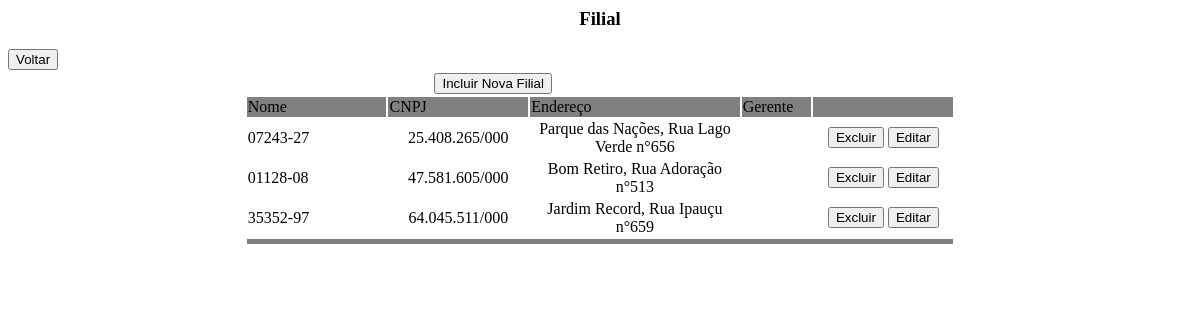
Before: /listar_filial.php with the older database file.
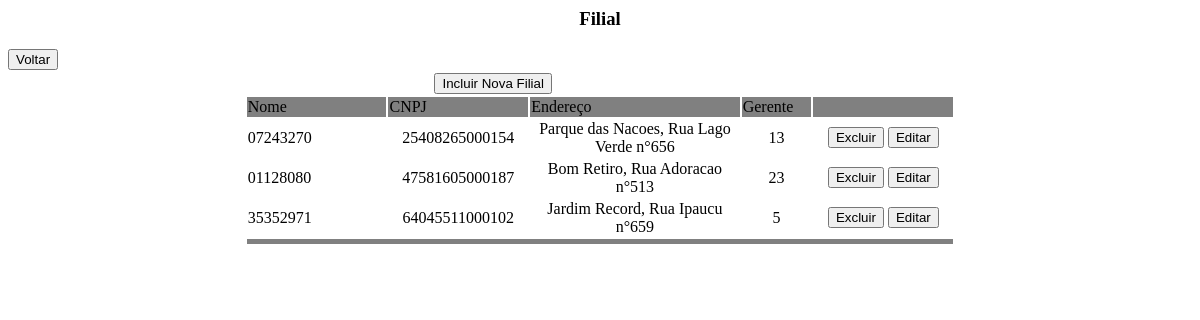
After: the same page with the newer database file.
### tables this page shows
CREATE TABLE Filial (
	idFilial			INT				NOT NULL AUTO_INCREMENT,
    cnpj				VARCHAR(14)		NOT NULL,
    cep					VARCHAR(8)		NOT NULL,
    nome				VARCHAR(100)	NOT NULL,
    numero				INT				NOT NULL,
    bairro 				VARCHAR(30)		NOT NULL,
    logradouro			VARCHAR(50)		NOT NULL,
    idGerente			INT				NULL,
    data_inicio_gestao	DATE			NULL,
    CONSTRAINT pk_filial PRIMARY KEY (idFilial),
    CONSTRAINT uk_cnpj UNIQUE (cnpj)
);

### listar_filial.php (the view, shortened to what this page needs)
<html>
<head>
</head>
<body>
    <center>
        <h3>Filial</h3>
    </center>
    <form name="form1" method="POST" action="form_incluir_filial.php">
        <input type="button" value="Voltar" onclick="location.href='index.php'">
        <table border="0" align="center" width="60%">
            <?php
            include("./config.php");
            $con = mysqli_connect($host, $login, $senha, $bd);
            $sql = "SELECT * FROM filial ORDER BY cnpj";
            $tabela = mysqli_query($con, $sql);
            if (mysqli_num_rows($tabela) == 0) {
            ?>
                <tr>
                    <td align="center">Nao ha nenhuma filial cadastrada.</td>
                </tr>
                <tr>
                    <td align="center"><input type="submit" value="incluir Filial"></td>
                </tr>
            <?php
            } else {
            ?>
                <tr>
                    <td colspan="3" align="center"><input type="submit" value="Incluir Nova Filial"></td>
                </tr>
                <tr bgcolor="grey">
                    <td width="20%">Nome</td>
                    <td width="20%">CNPJ</td>
                    <td width="30%">Endereço</td>
                    <td width="10%">Gerente</td>
                    <td width="30%"></td>
                </tr>
                <?php
                while ($dados = mysqli_fetch_row($tabela)) {
                ?>
                    <tr>
                        <td><?php echo $dados[2]; ?></td>
                        <td align="center"><?php echo $dados[1]; ?></td>
                        <td align="center"><?php echo $dados[5] . ", " . $dados[6] . " n°" . $dados[4]; ?></td>
                        <td align="center"><?php echo $dados[7]; ?></td>
                        <td align="center">
                            <input type="button" value="Excluir" onclick="location.href='excluir_filial.php?idFilial=<?php echo $dados[0]; ?>'">
                            <input type="button" value="Editar" onclick="location.href='form_incluir_filial.php?idFilial=<?php echo $dados[0]; ?>'">
                        </td>
                    </tr>
                <?php
                }
                ?>
                <tr bgcolor="grey">
                    <td colspan="5" height="5"></td>
                </tr>
            <?php
            }
            ?>
        </table>
    </form>
</body>
</html>

Changed rows visible on the page:
changed filial "Rua Lago Verde": cep "07243-27" → "07243270"; cnpj "25.408.265/000" → "25408265000154"; bairro "Parque das Nações" → "Parque das Nacoes"; idGerente (not shown) → "13"
changed filial "Bom Retiro": cep "01128-08" → "01128080"; cnpj "47.581.605/000" → "47581605000187"; logradouro "Rua Adoração" → "Rua Adoracao"; idGerente (not shown) → "23"
changed filial "Jardim Record": cep "35352-97" → "35352971"; cnpj "64.045.511/000" → "64045511000102"; logradouro "Rua Ipauçu" → "Rua Ipaucu"; idGerente (not shown) → "5"
